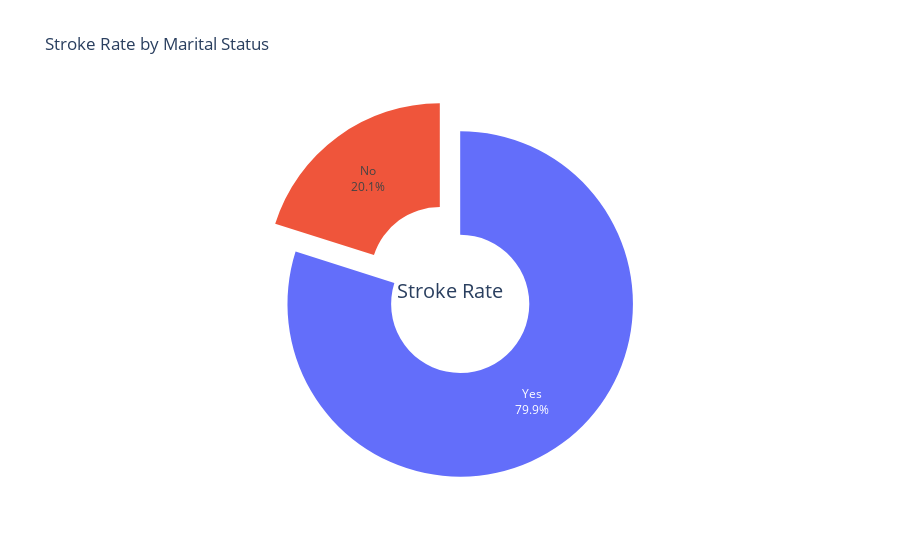

This figure's notebook cell:
### Markdown cell above
**Stroke rate by marital status**

### Code cell
attrition_by_ever_married = df2.groupby("ever_married")["stroke"].value_counts(normalize=True).unstack().reset_index()
custom_colors = [ '#010408' , '#252E6C']

fig_pie_ever_married = px.pie(attrition_by_ever_married, values="Yes", names="ever_married", hole=0.4,
                              title="Stroke Rate by Marital Status",
                              labels={"ever_married": "Ever Married"},
                              color_discrete_map={'Yes': custom_colors[0], 'No': custom_colors[1]})
fig_pie_ever_married.update_traces(textinfo="percent+label", pull=[0.1, 0.1], showlegend=False)
fig_pie_ever_married.update_layout(annotations=[dict(text="Stroke Rate", x=0.5, y=0.5, font_size=20, showarrow=False)])

fig_pie_ever_married.show()

### Figure 1 — Plotly figure (JSON) as saved in the notebook; plotly's stock layout.template omitted (floating-point values rounded to 4 significant figures)
{"data": [{"domain": {"x": [0, 1], "y": [0, 1]}, "hole": 0.4, "hovertemplate": "Ever Married=%{label}<br>Yes=%{value}<extra></extra>", "labels": ["No", "Yes"], "legendgroup": "", "name": "", "pull": [0.1, 0.1], "showlegend": false, "textinfo": "percent+label", "type": "pie", "values": [0.01651, 0.06561]}], "layout": {"annotations": [{"font": {"size": 20}, "showarrow": false, "text": "Stroke Rate", "x": 0.5, "y": 0.5}], "legend": {"tracegroupgap": 0}, "title": {"text": "Stroke Rate by Marital Status"}}}
